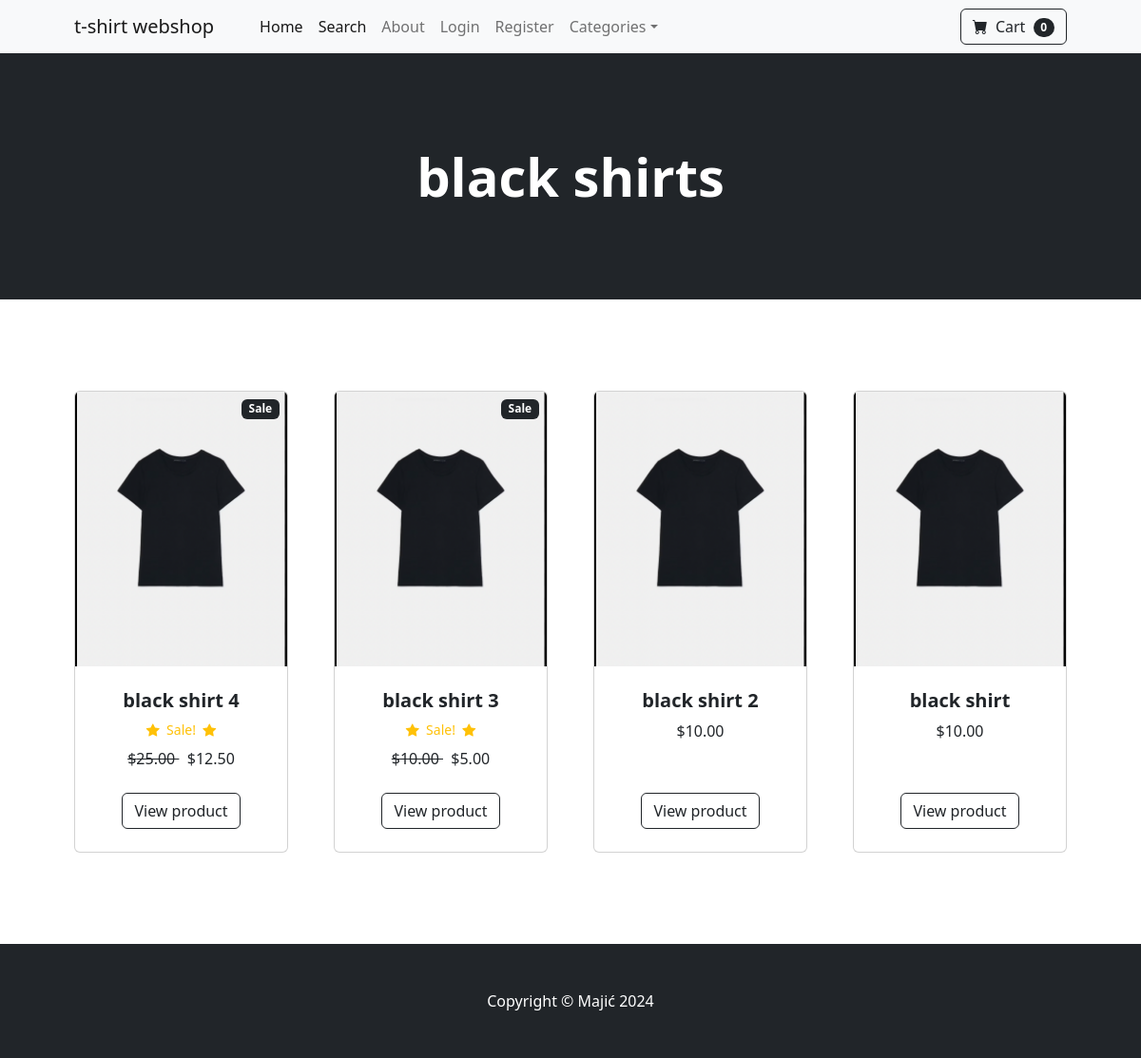
The page /category/black shirts on the database its author committed.
### store/models.py (models this page shows, shortened)
class Category(models.Model):
    name=models.CharField(max_length=50)
    def __str__(self):
        return self.name
    class Meta:
        verbose_name_plural='Categories'

class Product(models.Model):
    name=models.CharField(max_length=50)
    price=models.DecimalField(default=0, decimal_places=2, max_digits=6)
    category=models.ForeignKey(Category,on_delete=models.CASCADE,default=1)
    description=models.CharField(max_length=250,default='',blank=True,null=True)
    image=models.ImageField(upload_to='uploads/product/')
    is_sale=models.BooleanField(default=False)
    sale_price=models.DecimalField(default=0, decimal_places=2, max_digits=6)

### store/views.py (the view)
# urls.py: path('category/<str:foo>',views.category,name='category'),
def category(request,foo):
    foo = foo.replace('-',' ')
    try:
        category=Category.objects.get(name=foo)
        products=Product.objects.filter(category=category)
        return render(request,'category.html',{'products':products,'category':category})
    except:
        messages.success(request,("That category doesn't exist"))
        return redirect('home')

### cart/cart.py (called while the page is built)
    def __len__(self):
        return len(self.cart)

### cart/context_processors.py (called while the page is built)
def cart(request):
    return {'cart':Cart(request)}

### store/templates/category.html
{%extends 'base.html' %}
{%block content%}
<header class="bg-dark py-5">
    <div class="container px-4 px-lg-5 my-5">
        <div class="text-center text-white">
            <h1 class="display-4 fw-bolder">{{category}}</h1>
        </div>
    </div>
</header>
<section class="py-5">
    <div class="container px-4 px-lg-5 mt-5">
        <div class="row gx-4 gx-lg-5 row-cols-2 row-cols-md-3 row-cols-xl-4 justify-content-center">
            {% for product in products %}
            {%if product.is_sale%}
            <div class="col mb-5">
                <div class="card h-100">
                    <div class='badge bg-dark text-white position-absolute' style="top: 0.5rem; right: 0.5rem;">
                        Sale
                    </div>
                    <img class="card-img-top" src="{{product.image.url}}" alt="..." />
                    <div class="card-body p-4">
                        <div class="text-center">
                            <h5 class="fw-bolder">{{ product.name }}</h5>
                            <div class="d-flex justify-content-center small text-warning mb-2">
                                <div class="bi-star-fill"></div>
                                &nbsp;&nbsp;Sale!&nbsp;&nbsp;
                                <div class="bi-star-fill"></div>
                            </div>
                            <strike>
                                ${{ product.price }}
                            </strike>
                            &nbsp;
                            ${{ product.sale_price }}
                        </div>
                    </div>
                    <div class="card-footer p-4 pt-0 border-top-0 bg-transparent">
                        <div class="text-center"><a class="btn btn-outline-dark mt-auto"
                                href="{% url 'product' product.id%}">View product</a>
                        </div>
                    </div>
                </div>
            </div>
            {%else%}
            <div class="col mb-5">
                <div class="card h-100">
                    <img class="card-img-top" src="{{product.image.url}}" alt="..." />
                    <div class="card-body p-4">
                        <div class="text-center">
                            <h5 class="fw-bolder">{{ product.name }}</h5>
                            ${{ product.price }}
                        </div>
                    </div>
                    <div class="card-footer p-4 pt-0 border-top-0 bg-transparent">
                        <div class="text-center"><a class="btn btn-outline-dark mt-auto"
                                href="{% url 'product' product.id%}">View product</a>
                        </div>
                    </div>
                </div>
            </div>
            {%endif%}
            {% endfor %}
        </div>
</section>
{%endblock%}

### rows shown on the page
Category: name "black shirts"
Product: image (picture), name "black shirt 4", price "25.00", sale_price "12.50"
Product: image (picture), name "black shirt 3", price "10.00", sale_price "5.00"
Product: image (picture), name "black shirt 2", price "10.00"
Product: image (picture), name "black shirt", price "10.00"

### other values the page prints
{{ cart|length }} "0"
